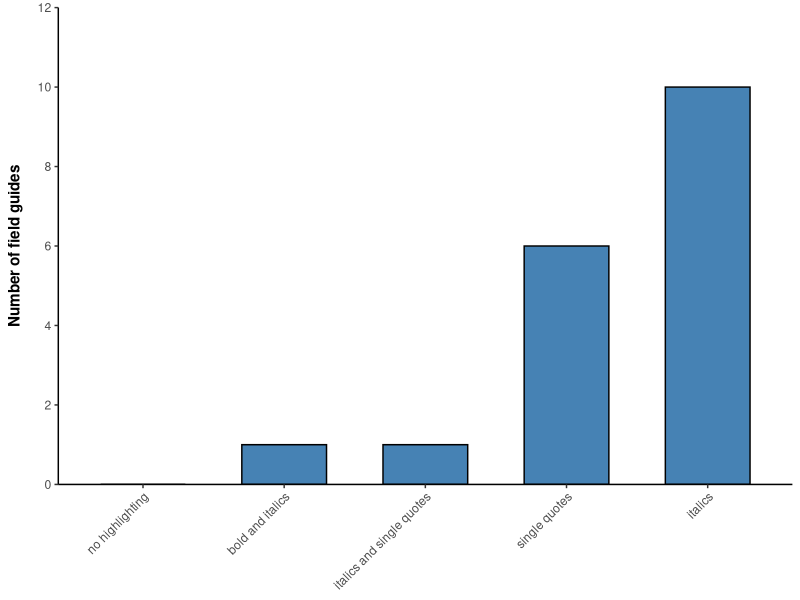
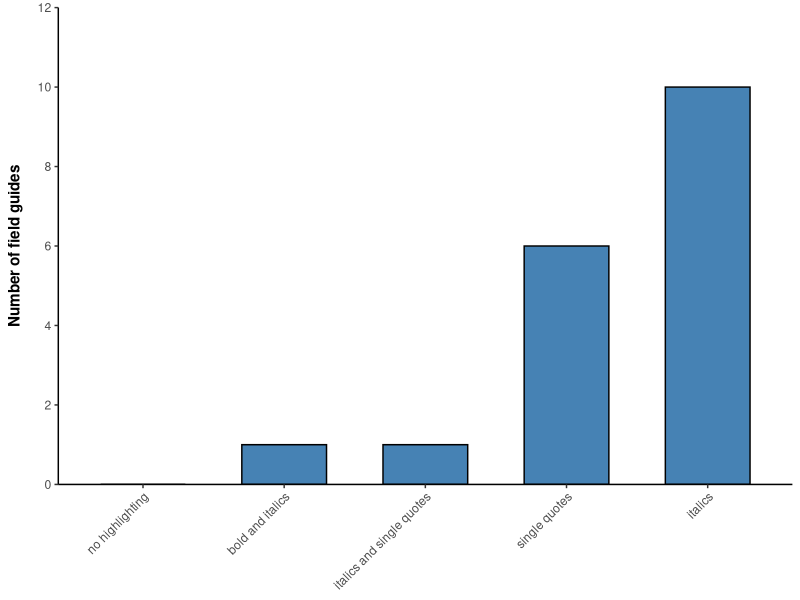

The R source for these figures, in order:
## ---- chunk 1
knitr::opts_chunk$set(echo = TRUE)
## ---- chunk 2
library(tidyverse)
## ---- chunk 3
meta <- read_csv('../data/fieldguides_metadata.csv')
## ---- chunk 4
range(meta$current_edition)
## ---- chunk 5
meta %>% 
  count(author, sort = TRUE)
## ---- chunk 6
# Plot basics:

typo_p <- meta %>% 
  count(onomatopoeia_highlighting, sort = TRUE) %>% 
  bind_rows(tibble(onomatopoeia_highlighting = 'no highlighting', n = 0)) %>% 
  ggplot(aes(x = reorder(onomatopoeia_highlighting, n), y = n)) +
  geom_col(fill = 'steelblue', col = 'black', width = 0.6)

# Axes and scales:

typo_p <- typo_p +
  xlab(NULL) +
  ylab('Number of field guides') +
  coord_cartesian(ylim = c(0, 12)) +
  scale_y_continuous(expand = c(0, 0),
                     breaks = seq(0, 12, 2))

# Cosmetics:

typo_p <- typo_p +
  theme_classic() +
  theme(axis.text.x = element_text(angle = 45, hjust = 1, vjust = 1),
        axis.title.y = element_text(face = 'bold',
                                    margin = margin(r = 10)))

# Show and save:

typo_p
ggsave(plot = typo_p,
       filename = '../figures/typographic_highlighting.pdf',
       width = 5, height = 3)
